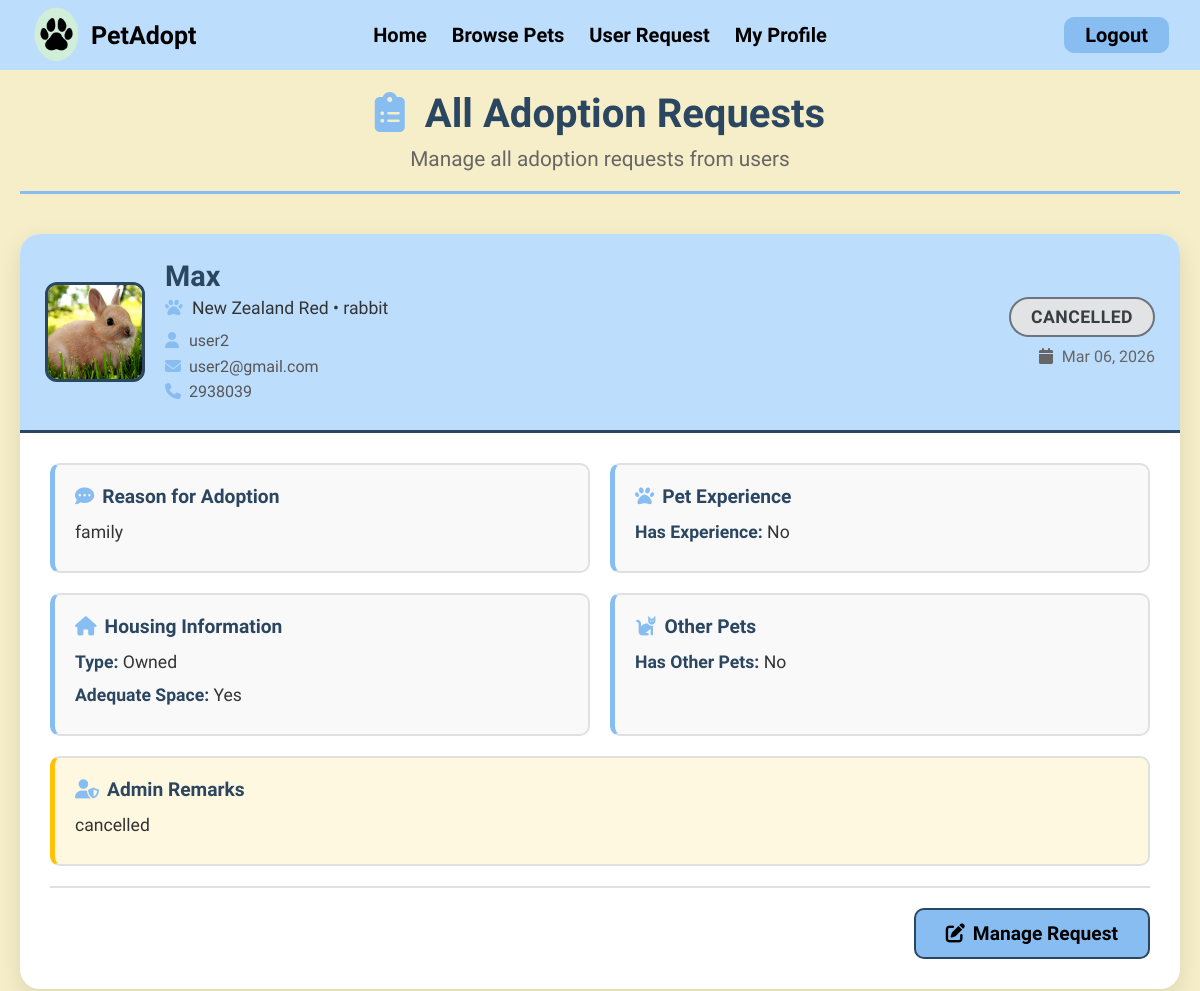
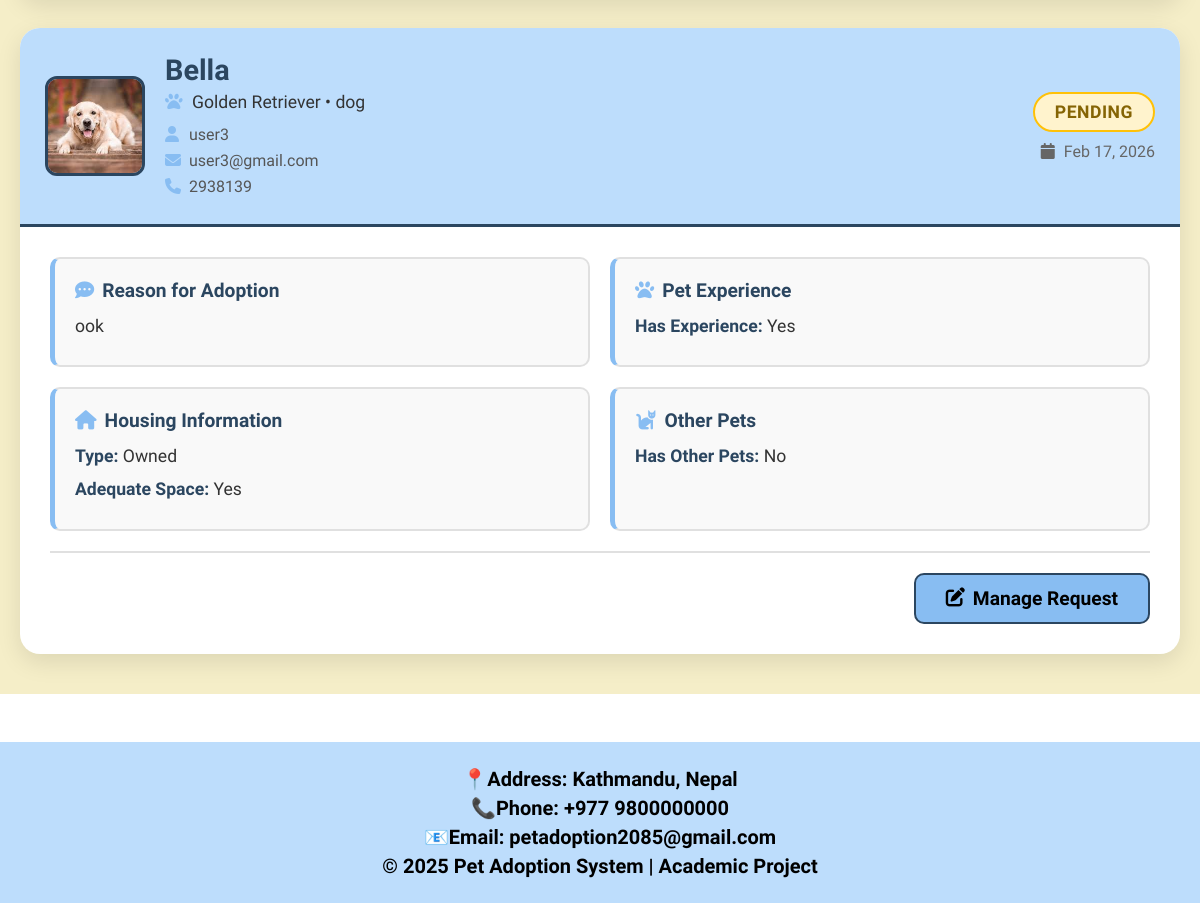
/myRequests.php (signed in), run on the app's committed database (2 pictures, top to bottom).
### tables this page shows
CREATE TABLE `adoption_requests` (
  `request_id` int(11) NOT NULL AUTO_INCREMENT,
  `pet_id` int(11) NOT NULL,
  `user_id` int(11) NOT NULL,
  `request_date` datetime NOT NULL DEFAULT current_timestamp(),
  `status` enum('pending','approved','rejected','cancelled') NOT NULL DEFAULT 'pending',
  `remarks` text DEFAULT NULL,
  `reason` text NOT NULL,
  `has_experience` enum('yes','no') NOT NULL,
  `experience_details` text DEFAULT NULL,
  `housing_type` enum('owned','rented') NOT NULL,
  `has_space` enum('yes','no') NOT NULL,
  `has_other_pets` enum('yes','no') NOT NULL,
  `other_pets_details` text DEFAULT NULL,
  `commitment_confirmed` enum('yes','no') NOT NULL,
  `additional_notes` text DEFAULT NULL,
  `created_at` datetime DEFAULT current_timestamp(),
  PRIMARY KEY (`request_id`),
  KEY `fk_adoption_requests_pet_id` (`pet_id`),
  KEY `fk_adoption_requests_user_id` (`user_id`),
  CONSTRAINT `fk_adoption_requests_pet_id` FOREIGN KEY (`pet_id`) REFERENCES `pets` (`id`) ON UPDATE CASCADE,
  CONSTRAINT `fk_adoption_requests_user_id` FOREIGN KEY (`user_id`) REFERENCES `users` (`id`) ON UPDATE CASCADE
);

CREATE TABLE `pets` (
  `id` int(11) NOT NULL AUTO_INCREMENT,
  `name` varchar(255) NOT NULL,
  `age` int(11) NOT NULL,
  `gender` enum('Male','Female') NOT NULL,
  `breed` varchar(255) NOT NULL,
  `price` varchar(255) NOT NULL,
  `status` enum('available','adopted') NOT NULL DEFAULT 'available',
  `image` varchar(255) NOT NULL,
  `category` enum('dog','cat','rabbit') NOT NULL,
  `description` text NOT NULL,
  `weight` varchar(10) DEFAULT NULL,
  PRIMARY KEY (`id`)
);

CREATE TABLE `users` (
  `id` int(11) NOT NULL AUTO_INCREMENT,
  `full_name` varchar(255) NOT NULL,
  `email` varchar(255) NOT NULL,
  `phone_num` varchar(10) NOT NULL,
  `password` varchar(255) NOT NULL,
  `role` enum('user','admin','superadmin') NOT NULL DEFAULT 'user',
  `pet_id` int(11) DEFAULT NULL,
  PRIMARY KEY (`id`),
  UNIQUE KEY `email` (`email`),
  UNIQUE KEY `phone_num` (`phone_num`),
  KEY `pet_id` (`pet_id`)
);

### myRequests.php (the view, shortened to what this page needs)
<?php
include("navbar.php");
$user_role = $_SESSION['role'];
if ($user_role == 'admin') {
    $stmt = $con->prepare("SELECT ar.*,
                                  p.name as pet_name, p.breed, p.image, p.category,
                                  u.full_name as user_name,
                                  u.email as user_email,
                                  u.phone_num as user_phone
                           FROM adoption_requests ar
                           JOIN pets p ON ar.pet_id = p.id
                           JOIN users u ON ar.user_id = u.id
                           ORDER BY ar.created_at DESC");
}
$stmt->execute();
$requests_result = $stmt->get_result();
?>
<!DOCTYPE html>
<html>
<head>
    <link rel="stylesheet" href="assets/css/style.css">
    <link rel="stylesheet" href="https://cdnjs.cloudflare.com/ajax/libs/font-awesome/6.5.0/css/all.min.css">
</head>
<body>
    <div class="requests-wrapper">
        <div class="requests-container">
            <div class="requests-header">
                <h1><i class="fas fa-clipboard-list"></i>
                    <?php echo $user_role == 'admin' ? 'All Adoption Requests' : 'My Adoption Requests'; ?>
                </h1>
                <p><?php echo $user_role == 'admin' ? 'Manage all adoption requests from users' : 'Track your pet adoption applications'; ?></p>
            </div>
            <?php if (mysqli_num_rows($requests_result) == 0): ?>
                <div class="empty-requests">
                    <i class="fas fa-inbox"></i>
                    <h3>No Adoption Requests Found</h3>
                    <p><?php echo $user_role == 'admin' ? 'No users have submitted adoption requests yet.' : 'You haven\'t submitted any adoption requests yet.'; ?></p>
                    <?php if ($user_role != 'admin'): ?>
                        <a href="browsePets.php" class="btn-browse-pets">
                            <i class="fas fa-paw"></i> Browse Pets
                        </a>
                    <?php endif; ?>
                </div>
            <?php else: ?>
                <div class="requests-list">
                    <?php while ($request = mysqli_fetch_assoc($requests_result)): ?>
                        <div class="request-card">
                            <div class="request-card-header">
                                <div class="request-pet-info">
                                    <img src="assets/images/<?php echo $request['image'] ?? 'default_pet.jpg'; ?>"
                                         alt="<?php echo htmlspecialchars($request['pet_name']); ?>">
                                    <div class="request-pet-details">
                                        <h3><?php echo htmlspecialchars($request['pet_name']); ?></h3>
                                        <p class="pet-meta">
                                            <i class="fas fa-paw"></i> <?php echo htmlspecialchars($request['breed']); ?> •
                                            <?php echo htmlspecialchars($request['category']); ?>
                                        </p>
                                        <?php if ($user_role == 'admin'): ?>
                                            <p class="applicant-meta">
                                                <i class="fas fa-user"></i> <?php echo htmlspecialchars($request['user_name']); ?><br>
                                                <i class="fas fa-envelope"></i> <?php echo htmlspecialchars($request['user_email']); ?><br>
                                                <i class="fas fa-phone"></i> <?php echo htmlspecialchars($request['user_phone']); ?>
                                            </p>
                                        <?php endif; ?>
                                    </div>
                                </div>
                                <div class="request-status-badge">
                                    <span class="status-badge status-<?php echo $request['status']; ?>">
                                        <?php echo ucfirst($request['status']); ?>
                                    </span>
                                    <p class="request-date">
                                        <i class="fas fa-calendar"></i>
                                        <?php echo date('M d, Y', strtotime($request['created_at'])); ?>
                                    </p>
                                </div>
                            </div>
                            <div class="request-card-body">
                                <div class="request-info-grid">
                                    <div class="info-box">
                                        <h4><i class="fas fa-comment-dots"></i> Reason for Adoption</h4>
                                        <p><?php echo nl2br(htmlspecialchars($request['reason'])); ?></p>
                                    </div>
                                    <div class="info-box">
                                        <h4><i class="fas fa-paw"></i> Pet Experience</h4>
                                        <p><strong>Has Experience:</strong> <?php echo ucfirst($request['has_experience']); ?></p>
                                    </div>
                                    <div class="info-box">
                                        <h4><i class="fas fa-home"></i> Housing Information</h4>
                                        <p><strong>Type:</strong> <?php echo ucfirst($request['housing_type']); ?></p>
                                        <p><strong>Adequate Space:</strong> <?php echo ucfirst($request['has_space']); ?></p>
                                    </div>
                                    <div class="info-box">
                                        <h4><i class="fas fa-cat"></i> Other Pets</h4>
                                        <p><strong>Has Other Pets:</strong> <?php echo ucfirst($request['has_other_pets']); ?></p>
                                    </div>
                                    <?php if (!empty($request['remarks'])): ?>
                                        <div class="info-box full-width admin-remarks">
                                            <h4><i class="fas fa-user-shield"></i> Admin Remarks</h4>
                                            <p><?php echo nl2br(htmlspecialchars($request['remarks'])); ?></p>
                                        </div>
                                    <?php endif; ?>
                                </div>
                                <?php if ($user_role == 'admin'): ?>
                                    <div class="admin-actions">
                                        <button class="btn-manage-request" onclick="openStatusModal(<?php echo $request['request_id']; ?>, '<?php echo $request['status']; ?>', '<?php echo addslashes($request['remarks'] ?? ''); ?>')">
                                            <i class="fas fa-edit"></i> Manage Request
                                        </button>
                                    </div>
                                <?php endif; ?>
                            </div>
                        </div>
                    <?php endwhile; ?>
                </div>
            <?php endif; ?>
        </div>
    </div>
</body>
<?php include("footer.php"); ?>
</html>

### assets/css/style.css (style rules this page uses)
* { margin: 0; padding: 0; box-sizing: border-box; font-family: "Agdasima", sans-serif; }
body { display: flex; flex-direction: column; }
.full-width { grid-column: 1 / span 2; }
button, a.cancel-btn { text-align: center; border: none; border-radius: 10px; padding: 0.8rem 1.5rem; font-size: 1.5rem; font-weight: bold; background-color: #ffffff; border: 2px solid #2b4660; color: #2b4660; text-decoration: none; }
.requests-wrapper { background-color: #f5eec8; min-height: 100vh; padding: 90px 20px 40px; }
.requests-container { max-width: 1200px; margin: 0 auto; }
.requests-header { text-align: center; margin-bottom: 40px; padding-bottom: 20px; border-bottom: 3px solid #88bdf2; }
.requests-header h1 { font-size: 2.5rem; color: #2b4660; margin-bottom: 10px; }
.requests-header h1 i { color: #88bdf2; margin-right: 10px; }
.requests-header p { font-size: 1.3rem; color: #666; }
.requests-list { display: flex; flex-direction: column; gap: 30px; }
.request-card { background-color: #ffffff; border-radius: 20px; box-shadow: 0 8px 25px rgba(0, 0, 0, 0.1); overflow: hidden; transition: transform 0.3s ease, box-shadow 0.3s ease; }
.request-card-header { background-color: #bdddfc; padding: 25px; display: flex; justify-content: space-between; align-items: center; border-bottom: 3px solid #2b4660; }
.request-pet-info { display: flex; gap: 20px; align-items: center; flex: 1; }
.request-pet-info img { width: 100px; height: 100px; object-fit: cover; border-radius: 12px; border: 3px solid #2b4660; }
.request-pet-details h3 { font-size: 1.8rem; color: #2b4660; margin-bottom: 5px; }
.pet-meta { font-size: 1.1rem; color: #333; margin: 5px 0; }
.pet-meta i { color: #88bdf2; margin-right: 5px; }
.applicant-meta { font-size: 1rem; color: #555; margin-top: 10px; line-height: 1.6; }
.applicant-meta i { color: #88bdf2; margin-right: 5px; width: 15px; }
.request-status-badge { text-align: right; }
.status-badge { display: inline-block; padding: 8px 20px; border-radius: 20px; font-weight: bold; font-size: 1.1rem; text-transform: uppercase; letter-spacing: 0.5px; }
.status-pending { background-color: #fff3cd; color: #856404; border: 2px solid #ffc107; }
.status-cancelled { background-color: #e2e3e5; color: #383d41; border: 2px solid #6c757d; }
.request-date { font-size: 1rem; color: #666; margin-top: 10px; }
.request-date i { margin-right: 5px; }
.request-card-body { padding: 30px; }
.request-info-grid { display: grid; grid-template-columns: repeat(2, 1fr); gap: 20px; margin-bottom: 20px; }
.info-box { background-color: #f9f9f9; border: 2px solid #e0e0e0; border-left: 5px solid #88bdf2; border-radius: 10px; padding: 20px; }
.info-box.full-width { grid-column: 1 / -1; }
.info-box.admin-remarks { background-color: #fff8e1; border-left-color: #ffc107; }
.info-box h4 { font-size: 1.2rem; color: #2b4660; margin-bottom: 10px; display: flex; align-items: center; gap: 8px; }
.info-box h4 i { color: #88bdf2; }
.info-box p { font-size: 1.1rem; color: #333; line-height: 1.6; margin: 5px 0; }
.info-box p strong { color: #2b4660; font-weight: bold; }
.admin-actions { display: flex; justify-content: flex-end; padding-top: 20px; border-top: 2px solid #e0e0e0; }
.btn-manage-request { padding: 12px 30px; background-color: #88bdf2; color: #000000; border: 2px solid #2b4660; border-radius: 10px; font-size: 1.2rem; font-weight: bold; cursor: pointer; transition: all 0.3s ease; display: inline-flex; align-items: center; gap: 8px; }

### data on the page
adoption_requests: pet.image (picture), pet.name "Max", pet.breed "New Zealand Red", pet.category "rabbit", user.full_name "user2", user.email "user2@gmail.com", user.phone_num "2938039", status "CANCELLED", created_at "Mar 06, 2026", reason "family", has_experience "No", housing_type "Owned", has_space "Yes", has_other_pets "No", remarks "cancelled"
adoption_requests: pet.image (picture), pet.name "Bella", pet.breed "Golden Retriever", pet.category "dog", user.full_name "user3", user.email "user3@gmail.com", user.phone_num "2938139", status "PENDING", created_at "Feb 17, 2026", reason "ook", has_experience "Yes", housing_type "Owned", has_space "Yes", has_other_pets "No"
